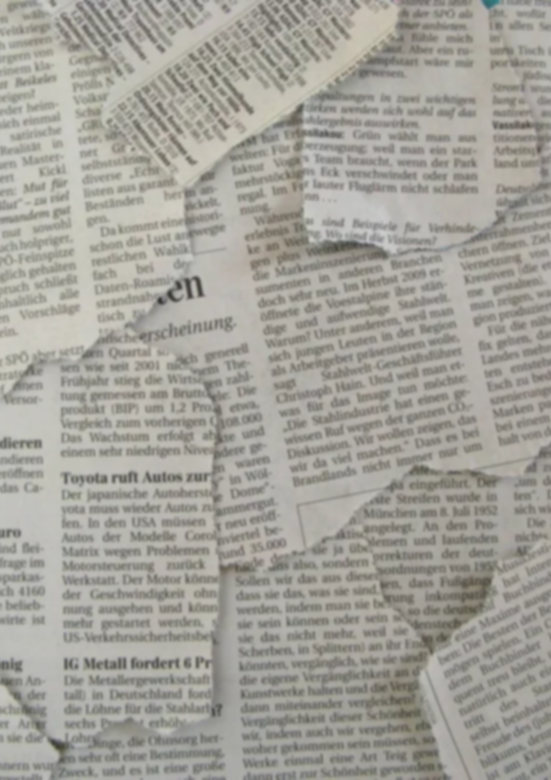
#> input picture backend/plain_sheet.png, 1653 x 2339 px (shown at 1/3 size)
$ python create_page_4panel.py   (older library calls are emulated)
#> lines starting #> are read from the running program, lines starting #| are printed output that depends on the picture; after the words box and inside, x2 and y2 are one past the last pixel; in counts of white or black regions, pixels touching at a corner belong together
"""
Comic Panel Composer
--------------------
This script reads a base sheet (plain_sheet.png) and several comic panels,
then overlays text and composes them together into a final output file "sheet_output.png".
All functionality is maintained; only formatting and commenting have been updated for clarity.
"""

import cv2
import math
import textwrap
from PIL import Image, ImageOps

# ---------------------------
# Helper functions
# ---------------------------


def add_text(image_path: str, dialog_text: str) -> int:
    """
    Reads an image, adds a dialog text panel on top, and saves the result as 'dialog_panel.png'.
    Returns the height of the dialog text area.
    """
    # Open image with PIL to get size
    base_img = Image.open(image_path)
    width, height = base_img.size

    # Calculate the number of lines and dialog panel height
    dialog_rows = math.ceil(len(dialog_text) / 54)
    dialog_ht = math.ceil(width * 0.06 * dialog_rows)

    # Define top-left and bottom-right corners for the text panel
    top_left = (0, 0)
    bottom_right = (int(width), dialog_ht)

    # Expand image for the text area (adds border on the top)
    expanded_img = ImageOps.expand(
        base_img, border=(0, dialog_ht, 0, 0), fill=(0, 0, 0)
    )
    expanded_img.save("temp.png")

    # Read the expanded image with OpenCV for further processing
    cv_img = cv2.imread("temp.png")
    font_size = 0.4 * width / 272 * 2 / 3
    font_thickness = math.floor(width / 272 * 2 / 3)

    # Fill the text panel with a light color
    cv2.rectangle(cv_img, top_left, bottom_right, (239, 239, 239), -1)
    # Draw a thick outer border
    cv2.rectangle(
        cv_img,
        (0, 0),
        (cv_img.shape[1], cv_img.shape[0]),
        (0, 0, 0),
        font_thickness * 6,
    )
    # Draw a separator line between dialog and image
    cv2.line(
        cv_img,
        (0, dialog_ht),
        (cv_img.shape[1], dialog_ht),
        (0, 0, 0),
        font_thickness * 3,
    )

    # Wrap dialog text into multiple lines
    wrapped_dialog = textwrap.wrap(dialog_text, width=54)
    font = cv2.FONT_HERSHEY_SIMPLEX | cv2.FONT_ITALIC

    # Place the text lines onto the image
    for i, line in enumerate(wrapped_dialog):
        textsize = cv2.getTextSize(line, font, font_size, font_thickness)[0]
        gap = textsize[1] + int(width * 10 / 362)
        y_position = int(width * 17.5 / 362 + i * gap)
        x_position = int(height * 10 / 362)
        cv2.putText(
            cv_img,
            line,
            (x_position, y_position),
            font,
            font_size,
            (0, 0, 0),
            font_thickness,
            lineType=cv2.LINE_AA,
        )

    # Save the modified image containing the dialog panel
    cv2.imwrite("dialog_panel.png", cv_img)
    return dialog_ht


# [55 lines left out: functions add_narrator_text, crop_to_aspect_ratio, process_panel_image, not called in this run]


def wrap_text(text, max_width, font, font_scale, thickness):
    # Use a sample character to estimate the width per character.
    sample = "A"
    (char_width, _), _ = cv2.getTextSize(sample, font, font_scale, thickness)
    max_chars = max(1, int(max_width // char_width))
    return textwrap.wrap(text, width=max_chars)


def make_panel(image_list: list[list[str]]):
    # Load base sheet image.
    page = cv2.imread("plain_sheet.png")
#> page is the input picture: shape (2339, 1653, 3); mean B, G, R 154.3, 161.3, 163.4
    page_height, page_width = page.shape[:2]
#> page_height = 2339; page_width = 1653

    # ---------------------------
    # Build Narrator Box
    # ---------------------------
    narrator_text = image_list[0][0].upper()
    narrator_margin_x = 50

    # Set up font info.
    font = cv2.FONT_HERSHEY_SIMPLEX | cv2.FONT_ITALIC
    font_scale = 0.4 * page_width / 272 * 2 / 3
#> font_scale = 1.62
    font_thickness = math.floor(page_width / 272 * 2 / 3)
#> font_thickness = 4

    # Calculate available text width inside the narrator rectangle.
    available_width = page_width - 2 * narrator_margin_x
#> available_width = 1553

    # Pre-wrap narrator text so that each line fits inside available width.
    wrapped_narrator = wrap_text(
        narrator_text, available_width, font, font_scale, font_thickness
    )

    # Calculate the line height and the total height required for the narrator text.
    line_height = cv2.getTextSize("A", font, font_scale, font_thickness)[0][1] + int(
        page_width * 10 / 362
    )
#> line_height = 81
    narrator_ht = len(wrapped_narrator) * line_height + int(page_width * 17.5 / 362)
#> narrator_ht = 322

    # ---------------------------
    # Set up grid dimensions (2×2 panels)
    # ---------------------------
    panel_rows = 2
    panel_cols = 2
    panel_width_fixed = 773
    panel_height_fixed = 580
    horizontal_gap = 20
    vertical_gap = 20

    grid_total_width = (
        panel_cols * panel_width_fixed + (panel_cols - 1) * horizontal_gap
    )
    grid_total_height = (
        panel_rows * panel_height_fixed + (panel_rows - 1) * vertical_gap
    )

    # Center the entire block (panels + vertical gap + narrator) vertically.
    block_height = grid_total_height + vertical_gap + narrator_ht
#> block_height = 1522
    block_origin_y = (page_height - block_height) // 2
#> block_origin_y = 408
    grid_origin_x = (page_width - grid_total_width) // 2
#> grid_origin_x = 43
    grid_origin_y = block_origin_y
#> grid_origin_y = 408

    # Position narrator directly below the grid.
    narrator_top = grid_origin_y + grid_total_height + vertical_gap
#> narrator_top = 1608

    # Draw narrator box background and border.
    cv2.rectangle(
        page,
        (narrator_margin_x, narrator_top),
        (page_width - narrator_margin_x, narrator_top + narrator_ht),
        (140, 238, 255),
        -1,
    )
    cv2.rectangle(
        page,
        (narrator_margin_x, narrator_top),
        (page_width - narrator_margin_x, narrator_top + narrator_ht),
        (0, 0, 0),
        font_thickness,
    )
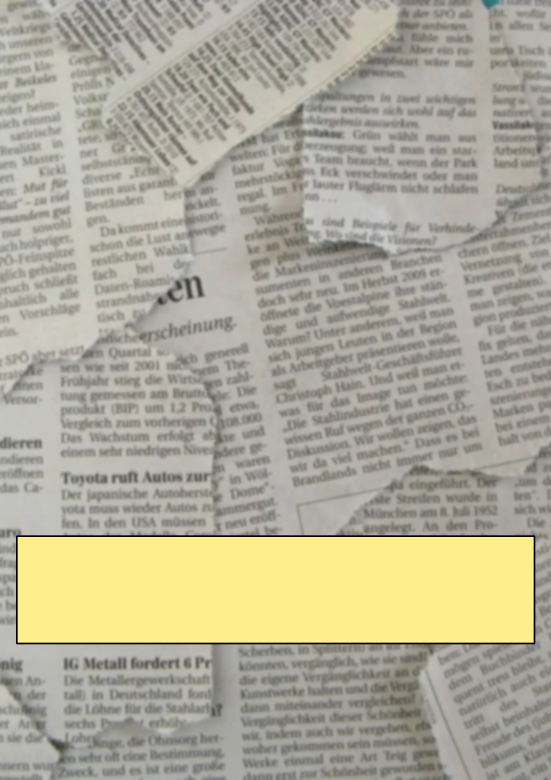
#> page: shape (2339, 1653, 3) (shown at 1/3 size); mean B, G, R 152.6, 171.2, 175.2

    # Overlay the wrapped narrator text (center-aligned horizontally).
    for i, line in enumerate(wrapped_narrator):
        (text_width, _), _ = cv2.getTextSize(line, font, font_scale, font_thickness)
        x_position = narrator_margin_x + (available_width - text_width) // 2
        y_position = narrator_top + int(page_width * 17.5 / 362) + i * line_height
        cv2.putText(
            page,
            line,
            (x_position, y_position),
            font,
            font_scale,
            (0, 0, 0),
            font_thickness,
            lineType=cv2.LINE_AA,
        )
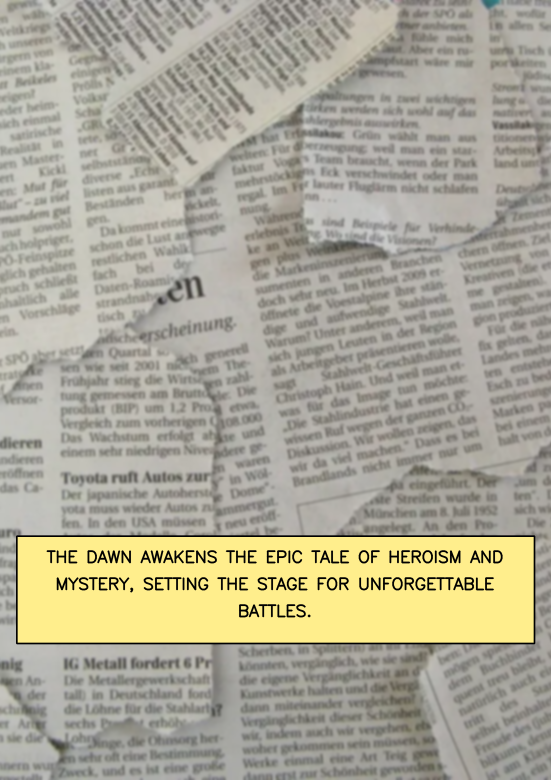
#> page: shape (2339, 1653, 3) (shown at 1/3 size); 1.28% of pixels changed, all inside (x1, y1, x2, y2) = (138, 1650, 1509, 1853)

    # ---------------------------
    # Process and Overlay Each Comic Panel in a 2×2 Grid.
    # ---------------------------
    total_panels = panel_rows * panel_cols  # 4 panels total
    for idx in range(total_panels):
        row = idx // panel_cols
        col = idx % panel_cols
        x0 = grid_origin_x + col * (panel_width_fixed + horizontal_gap)
#> x0 = 43
        y0 = grid_origin_y + row * (panel_height_fixed + vertical_gap)
#> y0 = 408

        panel_image_path = image_list[idx + 1][0]
        panel_dialog_text = image_list[idx + 1][1].upper()

        # Add panel dialog text via the add_text helper (assumed to save "dialog_panel.png").
        add_text(panel_image_path, panel_dialog_text)
        panel_with_text = cv2.imread("dialog_panel.png")
        # Scale panel image to fixed dimensions.
        panel_resized = cv2.resize(
            panel_with_text, (panel_width_fixed, panel_height_fixed)
        )
        panel_border_thickness = math.floor(panel_height_fixed / 272 * 2 / 3)
        cv2.line(
            panel_resized,
            (0, panel_height_fixed - 1),
            (panel_width_fixed, panel_height_fixed - 1),
            (0, 0, 0),
            panel_border_thickness * 10,
        )
        # Paste the panel into the composite sheet.
        page[y0 : y0 + panel_height_fixed, x0 : x0 + panel_width_fixed] = panel_resized

    # Save the final composite image.
    cv2.imwrite("sheet_output.png", page)


# Execution: Build the composite comic panel
# ---------------------------

#> (the run stopped early here; a loop or call above may not have finished)
